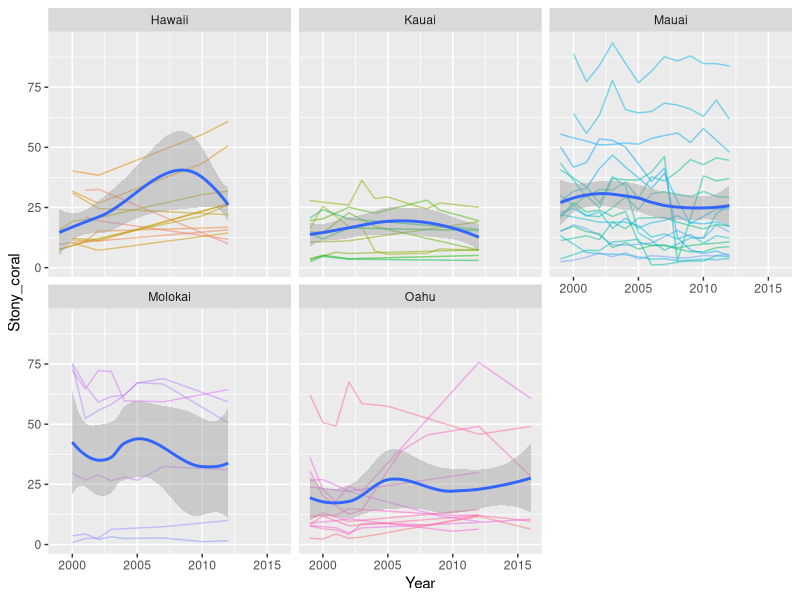
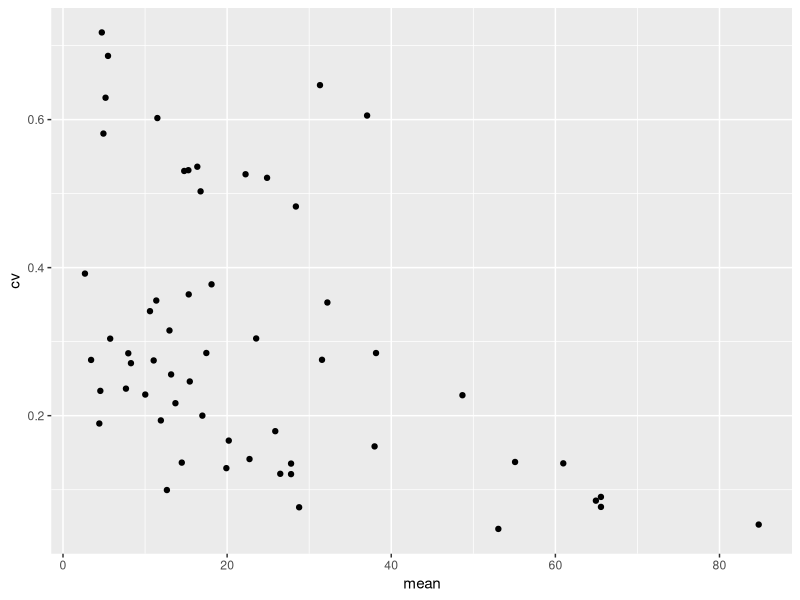
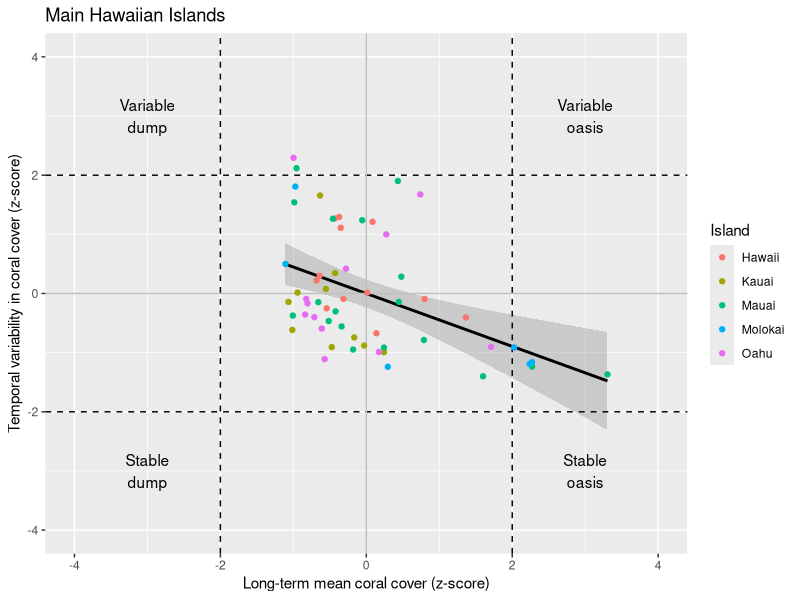

Reproduce these figures in R, in order. (Note: this script raises an error after producing the figures.)
################################################################################
##' @title Testing CRAMP
##'
##' @author Robin Elahi
##' @contact elahi.robin@gmail.com
##' @contributor 
##' 
##' @date 2016-11-14
##' 
##' @log Add a log here
################################################################################

rm(list=ls(all=TRUE))

##### LOAD PACKAGES, DATA #####
library(ggplot2)
library(dplyr)
library(readr)
library(lubridate)

dat <- read.csv("data_derived/CRAMP_MHI_corcov.csv", 
                stringsAsFactors = FALSE)
head(dat)
summary(dat)

dat %>% 
  ggplot(aes(Year, Stony_coral, color = Site)) + 
  geom_line(alpha = 0.5) + 
  facet_wrap(~ Island) + 
  theme(legend.position = "none") + 
  geom_smooth(aes(color = NULL))

##### GET LONG-TERM SITE LEVEL MEANS #####

grand_means <- dat %>% group_by(Island, Site) %>% 
  summarise(mean = mean(Stony_coral), 
            sd = sd(Stony_coral), 
            n = n(), 
            cv = sd/mean, 
            stability = 1/cv) %>% ungroup()

grand_means2 <- grand_means %>% 
  mutate(mean_z = scale(mean), 
         cv_z = scale(cv))

summary(grand_means2)

grand_means2 %>% 
  ggplot(aes(mean, cv)) + 
  geom_point()

grand_means2 %>% 
  ggplot(aes(mean_z, cv_z, color = Island)) + 
  geom_smooth(method = "lm", aes(color = NULL), color = "black") + 
  geom_hline(yintercept = 2, linetype = "dashed", color = "black") + 
  geom_vline(xintercept = 2, linetype = "dashed", color = "black") + 
  geom_hline(yintercept = -2, linetype = "dashed", color = "black") + 
  geom_vline(xintercept = -2, linetype = "dashed", color = "black") + 
  geom_hline(yintercept = 0, linetype = "solid", color = "gray") + 
  geom_vline(xintercept = 0, linetype = "solid", color = "gray") + 
  xlab("Long-term mean coral cover (z-score)") + 
  ylab("Temporal variability in coral cover (z-score)") + 
  scale_x_continuous(limits = c(-4, 4)) + 
  scale_y_continuous(limits = c(-4, 4)) + 
  geom_point() +
  annotate("text", x = 3, y = -3, label = "Stable\noasis") + 
  annotate("text", x = 3, y = 3, label = "Variable\noasis") + 
  annotate("text", x = -3, y = -3, label = "Stable\ndump") + 
  annotate("text", x = -3, y = 3, label = "Variable\ndump") + 
  ggtitle("Main Hawaiian Islands") 

ggsave("figures/cramp_var_vs_mean.png", height = 5, width = 5)

##### GET LONG-TERM TRENDS #####
head(dat)
summary(dat)

library(tidyr)
library(broom)

# Function to calculate linear trend
get_lin_fit <- function(dat, offset = 0) {
  the_fit <- lm(Stony_coral ~ I(Year - offset), dat)
  the_fit_slope <- tidy(the_fit)[2, c(2,5)]
  return(the_fit_slope)
}

get_lin_fit(dat)

# Run per site
site_lm_fits <- dat %>%
  group_by(Site) %>% 
  do(get_lin_fit(.))
site_lm_fits

# Attach to means

grand_means3 <- left_join(grand_means2, site_lm_fits, by = "Site") %>%
  mutate(lm_sig = ifelse(p.value < 0.05, "sig", "ns"), 
         lm_dir = ifelse(estimate < 0, "negative", "positive"))

grand_means3 %>% 
  ggplot(aes(estimate, fill = lm_sig)) + 
  geom_histogram(bins = 30)



##### GET A SURFACE TO DEFINE OASES #####
grand_means2


df_surface <- data.frame(mean_z = c(seq(0, 1, by = 0.1)), 
                         cv_z = c(seq(1, 0, by = -0.1)))


grand_means2 %>% 
  ggplot(aes(mean_z, cv_z, color = Island)) + 
  geom_hline(yintercept = 1, linetype = "dashed", color = "black") + 
  geom_vline(xintercept = 1, linetype = "dashed", color = "black") + 
  geom_hline(yintercept = 0, linetype = "solid", color = "gray") + 
  geom_vline(xintercept = 0, linetype = "solid", color = "gray") + 
  xlab("Long-term mean coral cover (z-score)") + 
  ylab("Temporal variability in coral cover (z-score)") + 
  scale_x_continuous(limits = c(-4, 4)) + 
  scale_y_continuous(limits = c(-4, 4)) + 
  geom_point() + 
  geom_line(aes(color = NULL), data = df_surface) + 
  geom_smooth(aes(color = NULL), data = df_surface, method = "lm", fullrange = TRUE)


grand_means3 %>% 
  ggplot(aes(mean_z, cv_z, color = lm_sig, shape = lm_dir)) + 
  geom_hline(yintercept = 0, linetype = "solid", color = "gray") + 
  geom_vline(xintercept = 0, linetype = "solid", color = "gray") + 
  xlab("Long-term mean coral cover (z-score)") + 
  ylab("Temporal variability in coral cover (z-score)") + 
  annotate("rect", color = "red", fill = "red", alpha = 0.1, 
                        xmin = 0, xmax = Inf,
                        ymin = 1, ymax = Inf) + 
  annotate("rect", color = "blue", fill = "blue", alpha = 0.1, 
           xmin = 1, xmax = Inf,
           ymin = -Inf, ymax = 1) +
  annotate("text", x = 3, y = -0.5, label = "Stable\noasis") + 
  annotate("text", x = 3, y = 1.5, label = "Variable\noasis") + 
  geom_point()

ggsave("figures/cramp_var_vs_mean_2.png", height = 5, width = 5)
